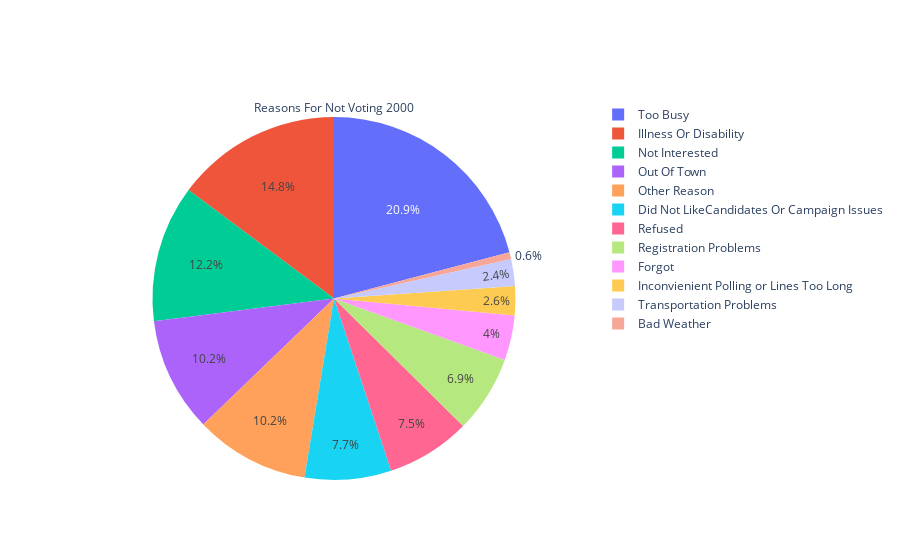

Notebook source saved alongside this figure:
### Code cell
labels = ['Illness Or Disability','Out Of Town','Forgot','Not Interested',"Too Busy","Transportation Problems","Did Not LikeCandidates Or Campaign Issues","Registration Problems","Bad Weather","Inconvienient Polling or Lines Too Long","Other Reason","Refused"]
values = [14.8, 10.2, 4.0, 12.2,20.9,2.4,7.7,6.9,0.6,2.6,10.2,7.5]

Nonvoters2000 = go.Figure(data=[go.Pie(labels=labels, values=values, title="Reasons For Not Voting 2000")])
Nonvoters2000.show()

### Figure 1 — Plotly figure (JSON) as saved in the notebook; plotly's stock layout.template omitted (floating-point values rounded to 4 significant figures)
{"data": [{"labels": ["Illness Or Disability", "Out Of Town", "Forgot", "Not Interested", "Too Busy", "Transportation Problems", "Did Not LikeCandidates Or Campaign Issues", "Registration Problems", "Bad Weather", "Inconvienient Polling or Lines Too Long", "Other Reason", "Refused"], "title": {"text": "Reasons For Not Voting 2000"}, "type": "pie", "values": [14.8, 10.2, 4, 12.2, 20.9, 2.4, 7.7, 6.9, 0.6, 2.6, 10.2, 7.5]}], "layout": {}}
